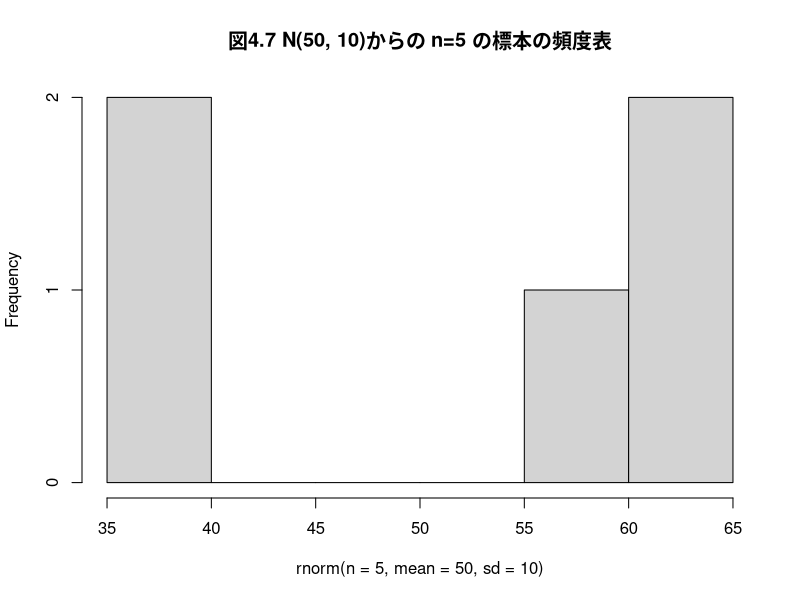

The R source for this figure:
##
## 平均50、標準偏差10の正規母集団からn＝5の標本を無作為抽出する
##

rnorm(n=5, mean=50, sd=10)       # 標本の抽出
hist(rnorm(n=5, mean=50, sd=10), main="図4.7 N(50, 10)からの n=5 の標本の頻度表") # 頻度表の描画
